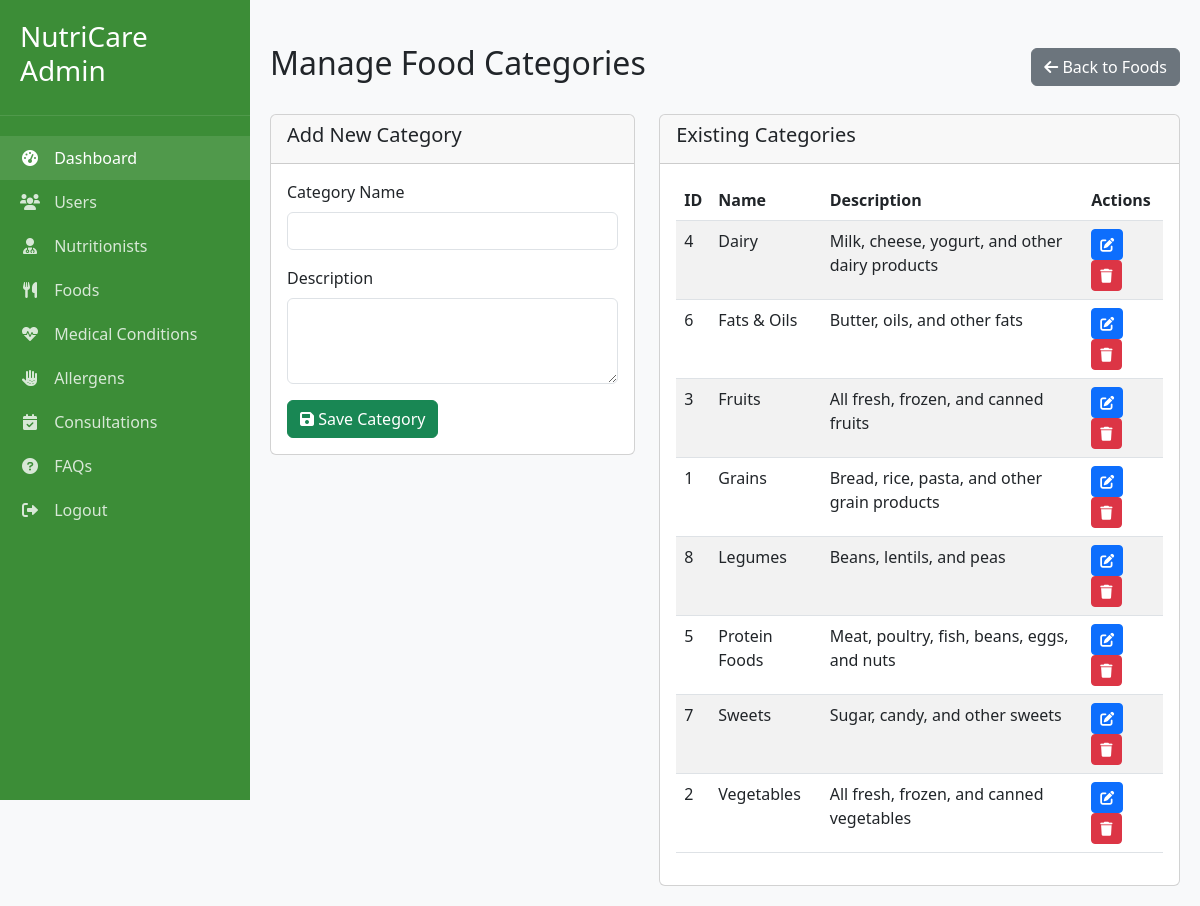
Page /admin_food_categories.php (signed in) on the committed database.
### tables this page shows
CREATE TABLE food_categories (
    category_id INT AUTO_INCREMENT PRIMARY KEY,
    name VARCHAR(100) NOT NULL,
    description TEXT,
    image_url VARCHAR(255),
    created_at TIMESTAMP DEFAULT CURRENT_TIMESTAMP
);

### admin_food_categories.php (the view, shortened to what this page needs)
<?php
require_once 'config.php';
$categories = $conn->query("SELECT * FROM food_categories ORDER BY name")->fetchAll();
$edit_category = null;
?>
<!DOCTYPE html>
<html lang="en">
<head>
    <link href="https://cdn.jsdelivr.net/npm/bootstrap@5.3.0/dist/css/bootstrap.min.css" rel="stylesheet">
    <link rel="stylesheet" href="https://cdnjs.cloudflare.com/ajax/libs/font-awesome/6.0.0/css/all.min.css">
</head>
<body>
    <div class="sidebar">
        <div class="sidebar-header">
            <h3>NutriCare Admin</h3>
        </div>
        <div class="sidebar-menu">
            <a href="admin_dashboard.php" class="active"><i class="fas fa-tachometer-alt"></i> Dashboard</a>
            <a href="admin_users.php"><i class="fas fa-users"></i> Users</a>
            <a href="admin_nutritionists.php"><i class="fas fa-user-md"></i> Nutritionists</a>
            <a href="admin_foods.php"><i class="fas fa-utensils"></i> Foods</a>
            <a href="admin_conditions.php"><i class="fas fa-heartbeat"></i> Medical Conditions</a>
            <a href="admin_allergens.php"><i class="fas fa-allergies"></i> Allergens</a>
            <a href="admin_consultations.php"><i class="fas fa-calendar-check"></i> Consultations</a>
            <a href="admin_faqs.php"><i class="fas fa-question-circle"></i> FAQs</a>
            <a href="admin_logout.php"><i class="fas fa-sign-out-alt"></i> Logout</a>
        </div>
    </div>
    <nav class="navbar-admin">
        <div class="d-flex justify-content-between w-100">
            <div>
                <span class="text-muted">Welcome, Admin</span>
            </div>
        </div>
    </nav>
    <div class="main-content">
        <div class="d-flex justify-content-between align-items-center mb-4">
            <h2>Manage Food Categories</h2>
            <a href="admin_foods.php" class="btn btn-secondary">
                <i class="fas fa-arrow-left"></i> Back to Foods
            </a>
        </div>
        <div class="row">
            <div class="col-md-5 mb-4">
                <div class="card">
                    <div class="card-header">
                        <h5><?php echo $edit_category ? 'Edit Category' : 'Add New Category'; ?></h5>
                    </div>
                    <div class="card-body">
                        <form method="POST">
                            <div class="mb-3">
                                <label for="name" class="form-label">Category Name</label>
                                <input type="text" class="form-control" id="name" name="name"
                                    value="<?php echo $edit_category ? htmlspecialchars($edit_category['name']) : ''; ?>" required>
                            </div>
                            <div class="mb-3">
                                <label for="description" class="form-label">Description</label>
                                <textarea class="form-control" id="description" name="description" rows="3"><?php
                                ?></textarea>
                            </div>
                            <button type="submit" class="btn btn-success">
                                <i class="fas fa-save"></i> <?php echo $edit_category ? 'Update' : 'Save'; ?> Category
                            </button>
                        </form>
                    </div>
                </div>
            </div>
            <div class="col-md-7">
                <div class="card">
                    <div class="card-header">
                        <h5>Existing Categories</h5>
                    </div>
                    <div class="card-body">
                        <?php if (empty($categories)): ?>
                            <p class="text-muted">No categories found</p>
                        <?php else: ?>
                            <div class="table-responsive">
                                <table class="table table-striped table-hover">
                                    <thead>
                                        <tr>
                                            <th>ID</th>
                                            <th>Name</th>
                                            <th>Description</th>
                                            <th>Actions</th>
                                        </tr>
                                    </thead>
                                    <tbody>
                                        <?php foreach ($categories as $category): ?>
                                            <tr>
                                                <td><?php echo $category['category_id']; ?></td>
                                                <td><?php echo htmlspecialchars($category['name']); ?></td>
                                                <td><?php echo htmlspecialchars($category['description']); ?></td>
                                                <td>
                                                    <a href="admin_food_categories.php?edit=<?php echo $category['category_id']; ?>" class="btn btn-sm btn-primary">
                                                        <i class="fas fa-edit"></i>
                                                    </a>
                                                    <a href="admin_food_categories.php?delete=<?php echo $category['category_id']; ?>" class="btn btn-sm btn-danger" onclick="return confirm('Are you sure you want to delete this category?')">
                                                        <i class="fas fa-trash"></i>
                                                    </a>
                                                </td>
                                            </tr>
                                        <?php endforeach; ?>
                                    </tbody>
                                </table>
                            </div>
                        <?php endif; ?>
                    </div>
                </div>
            </div>
        </div>
    </div>
</body>
</html>

### admin_food_categories.php (style rules this page uses)
:root { --green-light: #E3F4E1; --green: #5FB65A; --green-dark: #3C8D37; --sidebar-width: 250px; }
body { background-color: #f8f9fa; }
.sidebar { width: var(--sidebar-width); height: 100vh; position: fixed; left: 0; top: 0; background-color: var(--green-dark); color: white; padding: 20px 0; transition: all 0.3s; }
.sidebar-header { padding: 0 20px 20px; border-bottom: 1px solid rgba(255,255,255,0.1); }
.sidebar-menu { padding: 20px 0; }
.sidebar-menu a { display: block; padding: 10px 20px; color: rgba(255,255,255,0.8); text-decoration: none; transition: all 0.3s; }
.sidebar-menu a:hover, .sidebar-menu a.active { color: white; background-color: rgba(255,255,255,0.1); }
.sidebar-menu a i { margin-right: 10px; width: 20px; text-align: center; }
.main-content { margin-left: var(--sidebar-width); padding: 20px; transition: all 0.3s; }

### rows in the picture
food_categories: category_id "4", name "Dairy", description "Milk, cheese, yogurt, and other dairy products"
food_categories: category_id "6", name "Fats & Oils", description "Butter, oils, and other fats"
food_categories: category_id "3", name "Fruits", description "All fresh, frozen, and canned fruits"
food_categories: category_id "1", name "Grains", description "Bread, rice, pasta, and other grain products"
food_categories: category_id "8", name "Legumes", description "Beans, lentils, and peas"
food_categories: category_id "5", name "Protein Foods", description "Meat, poultry, fish, beans, eggs, and nuts"
food_categories: category_id "7", name "Sweets", description "Sugar, candy, and other sweets"
food_categories: category_id "2", name "Vegetables", description "All fresh, frozen, and canned vegetables"
